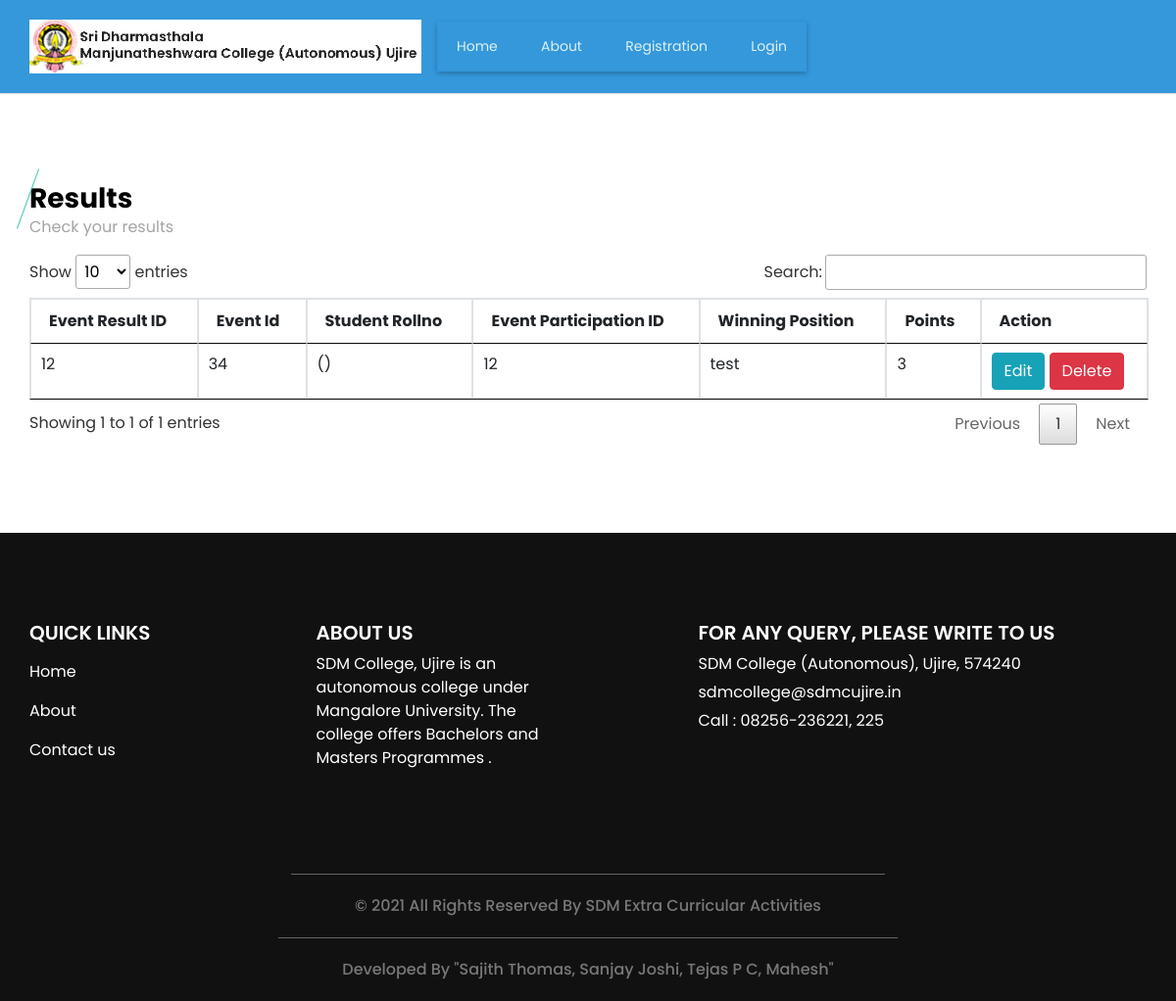
The page /view_event_result_status.php on the database as committed earlier.
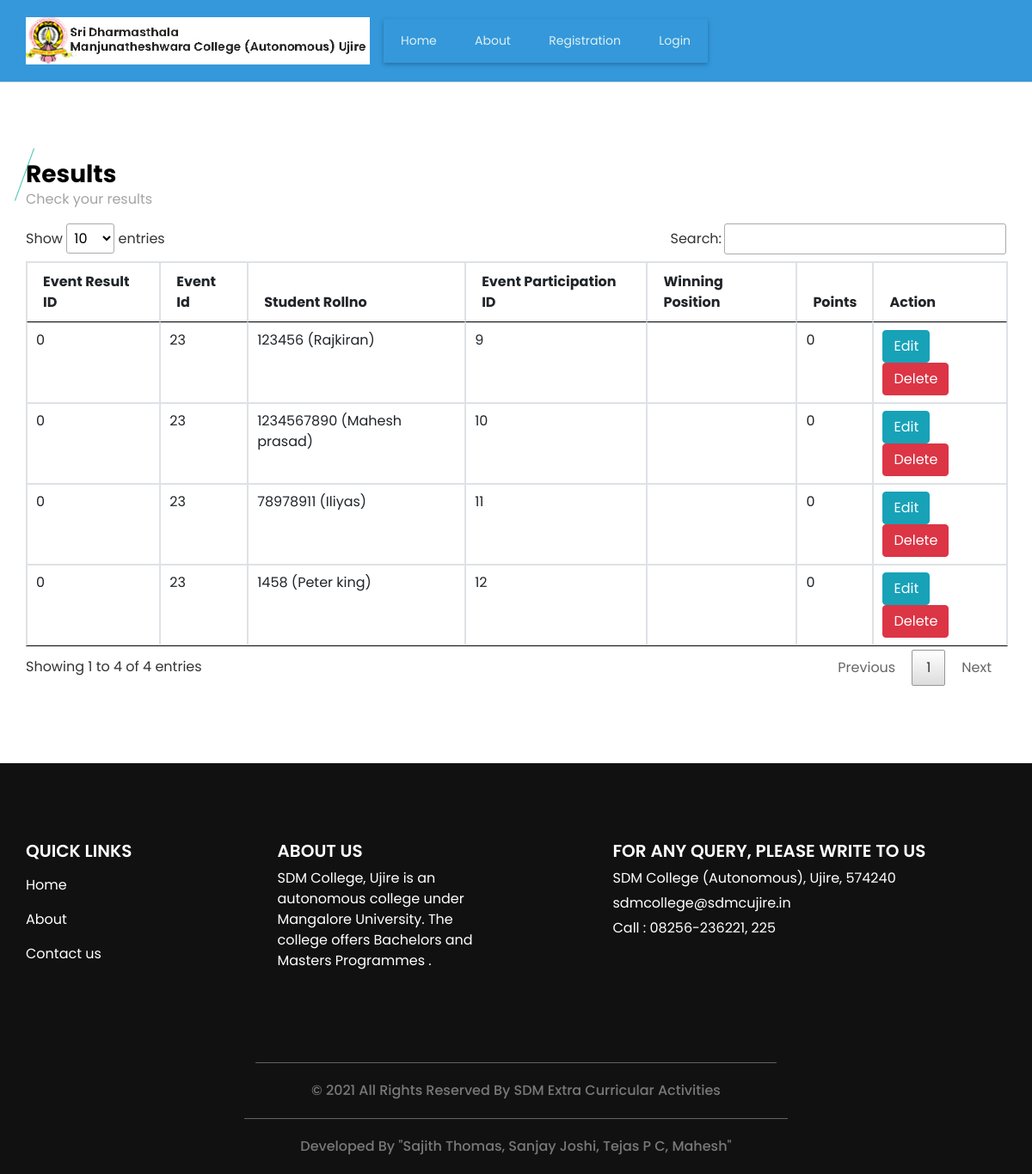
The same page on the database as committed later.
### tables this page shows
CREATE TABLE `event_result_status` (
  `result_status_id` int(11) NOT NULL,
  `event_result_id` int(11) NOT NULL,
  `event_id` int(11) NOT NULL,
  `student_id` int(11) NOT NULL,
  `event_participation_id` int(11) NOT NULL,
  `winning_position` varchar(25) NOT NULL,
  `point` int(11) NOT NULL,
  `event_participation_type` varchar(25) NOT NULL,
  `team` varchar(25) NOT NULL,
  `attend_status` varchar(15) NOT NULL COMMENT 'Present or Absent or Suspended'
);

CREATE TABLE `student` (
  `student_id` int(11) NOT NULL,
  `student_name` varchar(30) NOT NULL,
  `course_id` int(11) NOT NULL,
  `student_rollno` varchar(10) NOT NULL,
  `student_password` varchar(300) NOT NULL,
  `st_class` varchar(20) NOT NULL,
  `student_image` varchar(300) NOT NULL,
  `gender` varchar(10) NOT NULL,
  `dob` date NOT NULL,
  `language` varchar(25) NOT NULL,
  `elective_paper` varchar(20) NOT NULL,
  `extension_activities` varchar(50) NOT NULL,
  `student_status` varchar(10) NOT NULL
);

### view_event_result_status.php (the view, shortened to what this page needs)
<?php
include("header.php");
?>
  <section class="event_section layout_padding">
    <div class="container">
      <div class="heading_container">
        <h3>
         Results
        </h3>
        <p>
         Check your results
        </p>
      </div>
      <div class="event_container">
        <div class="">
<table id="datatableplugin" class="table table-bordered">
<thead>
		<tr>
			<th>Event Result ID</th>
			<th>Event Id</th>
			<th>Student Rollno</th>
			<th>Event Participation ID</th>
			<th>Winning Position</th>
			<th>Points</th>
			<th>Action</th>
		</tr>
	</thead>
	<tbody>
		<?php
		$sqlview = "SELECT event_result_status.*,student.student_rollno,student.student_name FROM  event_result_status LEFT JOIN student ON event_result_status.student_id=student.student_id";
		$qsqlview = mysqli_query($con,$sqlview);
		while($rsview = mysqli_fetch_array($qsqlview))
		{
			echo "<tr>
				<td>$rsview[event_result_id]</td>
				<td>$rsview[event_id]</td>
				<td>$rsview[student_rollno] ($rsview[student_name])</td>
				<td>$rsview[event_participation_id]</td>
				<td>$rsview[winning_position]</td>
				<td>$rsview[point]</td>
				<td>
				<a href='event_result_status.php?editid=$rsview[result_status_id]' class='btn btn-info'>Edit</a>
				<a href='view_event_result_status.php?delid=$rsview[result_status_id]' class='btn btn-danger' onclick='return confirmdel()' >Delete</a>
			</tr>";
		}
		?>
	</tbody>
</table>
        </div>
      </div>
    </div>
  </section>
<?php
include("footer.php");
?>

Rows that differ between the two databases and show on the page:
removed event_result_status: event_result "12", event "34", event_participation "12", winning_position "test", point "3"
added event_result_status: event_result "0", event "23", student.student_rollno "123456", student.student_name "Rajkiran", event_participation "9", point "0"
added event_result_status: event_result "0", event "23", student.student_rollno "1234567890", student.student_name "Mahesh prasad", event_participation "10", point "0"
added event_result_status: event_result "0", event "23", student.student_rollno "78978911", student.student_name "Iliyas", event_participation "11", point "0"
added event_result_status: event_result "0", event "23", student.student_rollno "1458", student.student_name "Peter king", event_participation "12", point "0"
Other text that changed with them:
text written by a page script: "Show entries Search: Showing 1 to 1 of 1 entries Previous 1 Next" → "Show entries Search: Showing 1 to 4 of 4 entries Previous 1 Next"
